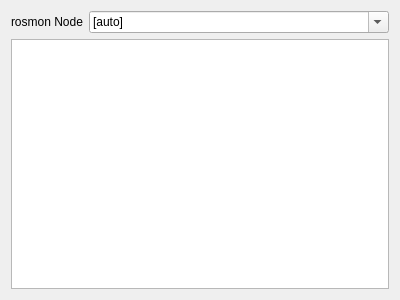
<?xml version="1.0" encoding="UTF-8"?>
<ui version="4.0">
 <class>MonGUI</class>
 <widget class="QWidget" name="MonGUI">
  <property name="geometry">
   <rect>
    <x>0</x>
    <y>0</y>
    <width>400</width>
    <height>300</height>
   </rect>
  </property>
  <property name="windowTitle">
   <string>Node Monitor</string>
  </property>
  <layout class="QVBoxLayout" name="verticalLayout">
   <item>
    <layout class="QHBoxLayout" name="horizontalLayout">
     <item>
      <widget class="QLabel" name="label">
       <property name="text">
        <string>rosmon Node</string>
       </property>
      </widget>
     </item>
     <item>
      <widget class="QComboBox" name="nodeBox">
       <property name="sizePolicy">
        <sizepolicy hsizetype="Expanding" vsizetype="Fixed">
         <horstretch>0</horstretch>
         <verstretch>0</verstretch>
        </sizepolicy>
       </property>
       <property name="editable">
        <bool>true</bool>
       </property>
       <property name="currentText">
        <string>[auto]</string>
       </property>
       <property name="insertPolicy">
        <enum>QComboBox::NoInsert</enum>
       </property>
      </widget>
     </item>
    </layout>
   </item>
   <item>
    <widget class="QTableView" name="tableView"/>
   </item>
  </layout>
 </widget>
 <resources/>
 <connections/>
</ui>
